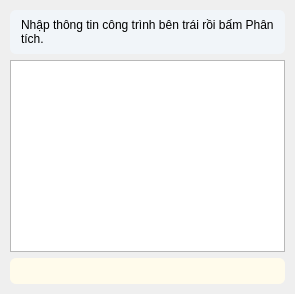
       <widget class="QWidget" name="tab_thiet_bi">
        <attribute name="title">
         <string>① Thiết bị bắt buộc</string>
        </attribute>
        <layout class="QVBoxLayout" name="lay_tb">
         <property name="leftMargin">
          <number>10</number>
         </property>
         <property name="topMargin">
          <number>10</number>
         </property>
         <property name="rightMargin">
          <number>10</number>
         </property>
         <property name="bottomMargin">
          <number>10</number>
         </property>
         <item>
          <widget class="QLabel" name="lbl_summary">
           <property name="styleSheet">
            <string notr="true">padding:8px; background:#f1f5f9; border-radius:6px;</string>
           </property>
           <property name="text">
            <string>Nhập thông tin công trình bên trái rồi bấm Phân tích.</string>
           </property>
           <property name="wordWrap">
            <bool>true</bool>
           </property>
          </widget>
         </item>
         <item>
          <widget class="QTableWidget" name="tb_thiet_bi" />
         </item>
         <item>
          <widget class="QLabel" name="lbl_note">
           <property name="styleSheet">
            <string notr="true">color:#b45309; padding:6px; background:#fffbeb; border-radius:6px;</string>
           </property>
           <property name="text">
            <string />
           </property>
           <property name="wordWrap">
            <bool>true</bool>
           </property>
          </widget>
         </item>
        </layout>
       </widget>
